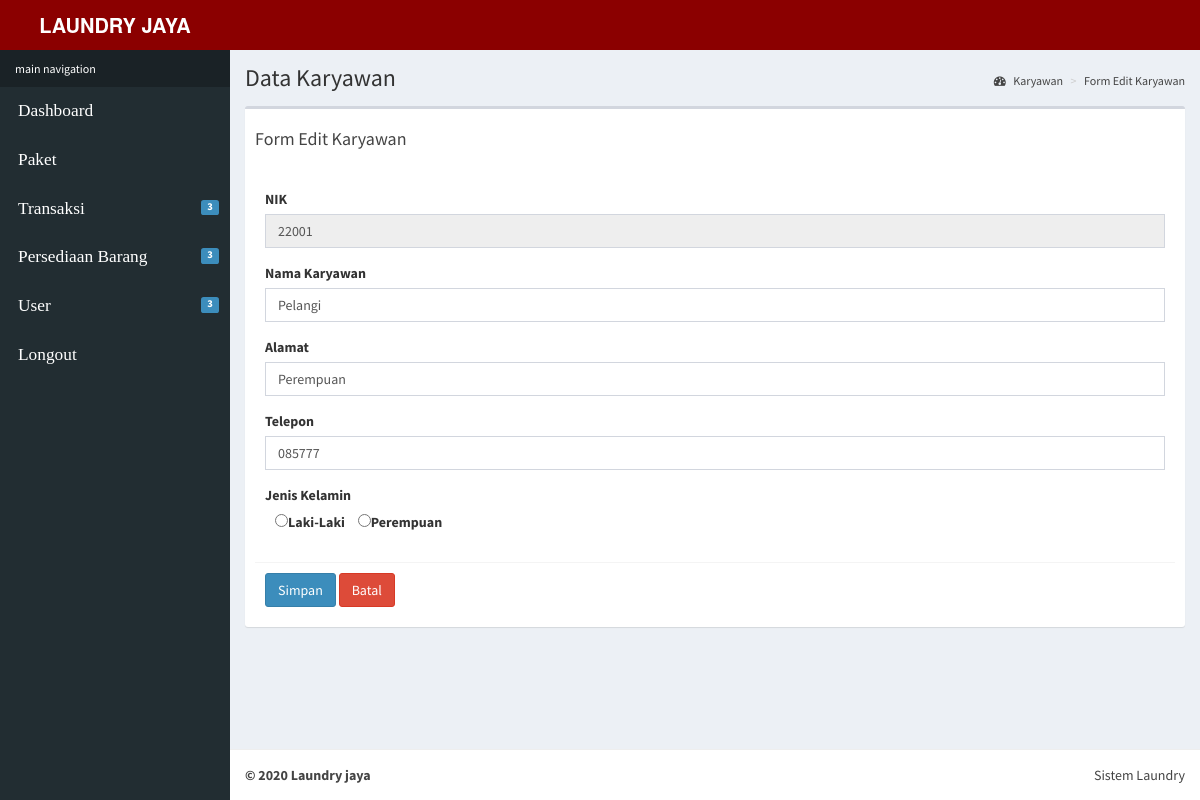
The page /index.php?p=edit_karyawan&id_karyawan=2 (signed in) on the database its author committed.
### tables this page shows
CREATE TABLE `karyawan` (
  `id_karyawan` int(255) NOT NULL,
  `nik` int(255) NOT NULL,
  `nama` varchar(225) NOT NULL,
  `alamat` varchar(225) NOT NULL,
  `telp` varchar(225) NOT NULL,
  `jk` varchar(225) NOT NULL
);

### karyawan/karyawan_edit.php (the view, shortened to what this page needs)
          <?php
            include "koneksi.php";
           $id_karyawan = $_GET['id_karyawan'];
            $query ="SELECT * FROM karyawan WHERE id_karyawan= $id_karyawan";
            $sql = mysqli_query($connect, $query);
            $data = mysqli_fetch_array($sql);
          ?>
  <section class="content-header">
    <h1>
      Data Karyawan
    </h1>
    <ol class="breadcrumb">
      <li><a href="#"><i class="fa fa-dashboard"></i> Karyawan</a></li>
       <li><a href="#">Form Edit Karyawan</a></li>
    </ol>
  </section>
  <section class="content">
    <div class="row">
      <div class="col-xs-12">
        <div class="box">
          <div class="box-header">
           <h4>Form Edit Karyawan</h4>
          </div>
          <div class="box-body">
        <div class="row">
      <div class="col-md-12">
         <form role="form" method="POST" action="" enctype="multipart/form-data">
            <div class="box-body">
                 <div class="form-group">
                <label>NIK</label>
                <input type="text" class="form-control" id="exampleNamaKaryawan" disabled name="nik" value="<?php echo $data['nik'];?>" >
              </div>
              <div class="form-group">
                <label>Nama Karyawan</label>
                <input type="text" class="form-control" id="exampleNamaKaryawan" name="nama" value="<?php echo $data['nama'];?>" >
              </div>
              <div class="form-group">
                <label>Alamat</label>
                <input type="text" class="form-control" id="exampleAlamat" name="alamat" value="<?php echo $data['alamat'];?>" >
              </div>
               <div class="form-group">
                <label>Telepon</label>
                <input type="text" class="form-control" id="exampleInputTelepon" name="telp" value="<?php echo $data['telp'];?>" >
              </div>
              <div class="form-group">
                <label>Jenis Kelamin</label>
                <br>
                <?php $jk = $data['jk'];?>
                <label><input type="radio" name="jk" style="cursor: pointer;margin-left:10px;" value="Laki-Laki"<?php echo ($jk =='Laki-Laki')?"checked" :""?>>Laki-Laki</label>
                 <label><input type="radio" name="jk" style="cursor: pointer;margin-left:10px;" value="Perempuan"<?php echo ($jk =='Perempuan')?"checked" :""?>>Perempuan</label>
              </div>
            </div>
            <div class="box-footer">
                 <button type="submit" name="submit" class="btn btn-primary" value="Simpan">Simpan</button>
              <a href="?=karyawan">
                <button type="submit" class="btn btn-danger">Batal</button>
             </a>
            </div>
          </form>
        </div>
          </div>
        </div>
          </div>
        </div>
      </div>
    </div>
</div>

### rows shown on the page
karyawan: nik "22001", nama "Pelangi", alamat "Perempuan", telp "085777", jk "☐ Laki-Laki", jk "☐ Perempuan"
